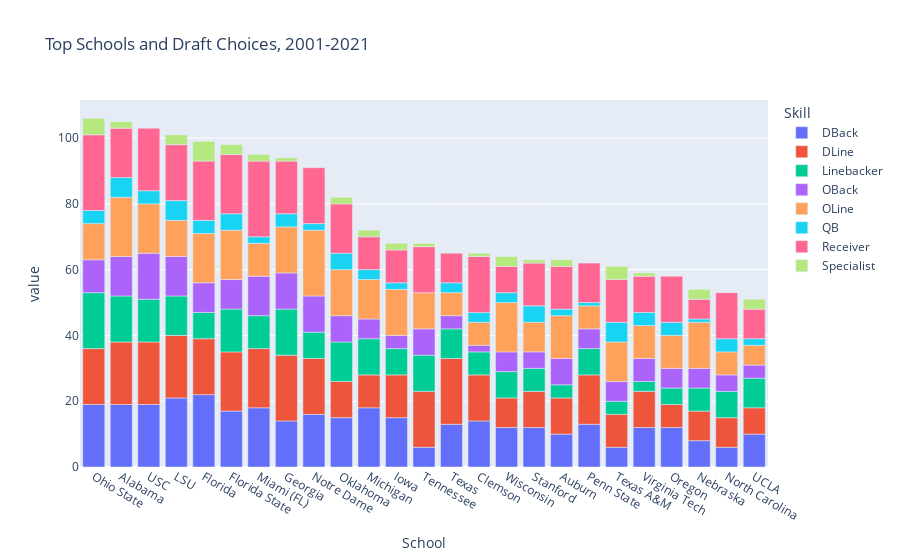

Notebook source saved alongside this figure:
### Markdown cell above
## What are the top 25 schools in terms of total draft picks and what is the breakdown of player skill types?

### Code cell
fig = px.bar(pt_filt,title='Top Schools and Draft Choices, 2001-2021')
fig.show()

### Figure 1 — Plotly figure (JSON) as saved in the notebook; plotly's stock layout.template omitted (floating-point values rounded to 4 significant figures)
{"data": [{"alignmentgroup": "True", "hovertemplate": "Skill=DBack<br>School=%{x}<br>value=%{y}<extra></extra>", "legendgroup": "DBack", "marker": {"color": "#636efa", "pattern": {"shape": ""}}, "name": "DBack", "offsetgroup": "DBack", "orientation": "v", "showlegend": true, "textposition": "auto", "type": "bar", "x": ["Ohio State", "Alabama", "USC", "LSU", "Florida", "Florida State", "Miami (FL)", "Georgia", "Notre Dame", "Oklahoma", "Michigan", "Iowa", "Tennessee", "Texas", "Clemson", "Wisconsin", "Stanford", "Auburn", "Penn State", "Texas A&M", "Virginia Tech", "Oregon", "Nebraska", "North Carolina", "UCLA"], "xaxis": "x", "y": [19, 19, 19, 21, 22, 17, 18, 14, 16, 15, 18, 15, 6, 13, 14, 12, 12, 10, 13, 6, 12, 12, 8, 6, 10], "yaxis": "y"}, {"alignmentgroup": "True", "hovertemplate": "Skill=DLine<br>School=%{x}<br>value=%{y}<extra></extra>", "legendgroup": "DLine", "marker": {"color": "#EF553B", "pattern": {"shape": ""}}, "name": "DLine", "offsetgroup": "DLine", "orientation": "v", "showlegend": true, "textposition": "auto", "type": "bar", "x": ["Ohio State", "Alabama", "USC", "LSU", "Florida", "Florida State", "Miami (FL)", "Georgia", "Notre Dame", "Oklahoma", "Michigan", "Iowa", "Tennessee", "Texas", "Clemson", "Wisconsin", "Stanford", "Auburn", "Penn State", "Texas A&M", "Virginia Tech", "Oregon", "Nebraska", "North Carolina", "UCLA"], "xaxis": "x", "y": [17, 19, 19, 19, 17, 18, 18, 20, 17, 11, 10, 13, 17, 20, 14, 9, 11, 11, 15, 10, 11, 7, 9, 9, 8], "yaxis": "y"}, {"alignmentgroup": "True", "hovertemplate": "Skill=Linebacker<br>School=%{x}<br>value=%{y}<extra></extra>", "legendgroup": "Linebacker", "marker": {"color": "#00cc96", "pattern": {"shape": ""}}, "name": "Linebacker", "offsetgroup": "Linebacker", "orientation": "v", "showlegend": true, "textposition": "auto", "type": "bar", "x": ["Ohio State", "Alabama", "USC", "LSU", "Florida", "Florida State", "Miami (FL)", "Georgia", "Notre Dame", "Oklahoma", "Michigan", "Iowa", "Tennessee", "Texas", "Clemson", "Wisconsin", "Stanford", "Auburn", "Penn State", "Texas A&M", "Virginia Tech", "Oregon", "Nebraska", "North Carolina", "UCLA"], "xaxis": "x", "y": [17, 14, 13, 12, 8, 13, 10, 14, 8, 12, 11, 8, 11, 9, 7, 8, 7, 4, 8, 4, 3, 5, 7, 8, 9], "yaxis": "y"}, {"alignmentgroup": "True", "hovertemplate": "Skill=OBack<br>School=%{x}<br>value=%{y}<extra></extra>", "legendgroup": "OBack", "marker": {"color": "#ab63fa", "pattern": {"shape": ""}}, "name": "OBack", "offsetgroup": "OBack", "orientation": "v", "showlegend": true, "textposition": "auto", "type": "bar", "x": ["Ohio State", "Alabama", "USC", "LSU", "Florida", "Florida State", "Miami (FL)", "Georgia", "Notre Dame", "Oklahoma", "Michigan", "Iowa", "Tennessee", "Texas", "Clemson", "Wisconsin", "Stanford", "Auburn", "Penn State", "Texas A&M", "Virginia Tech", "Oregon", "Nebraska", "North Carolina", "UCLA"], "xaxis": "x", "y": [10, 12, 14, 12, 9, 9, 12, 11, 11, 8, 6, 4, 8, 4, 2, 6, 5, 8, 6, 6, 7, 6, 6, 5, 4], "yaxis": "y"}, {"alignmentgroup": "True", "hovertemplate": "Skill=OLine<br>School=%{x}<br>value=%{y}<extra></extra>", "legendgroup": "OLine", "marker": {"color": "#FFA15A", "pattern": {"shape": ""}}, "name": "OLine", "offsetgroup": "OLine", "orientation": "v", "showlegend": true, "textposition": "auto", "type": "bar", "x": ["Ohio State", "Alabama", "USC", "LSU", "Florida", "Florida State", "Miami (FL)", "Georgia", "Notre Dame", "Oklahoma", "Michigan", "Iowa", "Tennessee", "Texas", "Clemson", "Wisconsin", "Stanford", "Auburn", "Penn State", "Texas A&M", "Virginia Tech", "Oregon", "Nebraska", "North Carolina", "UCLA"], "xaxis": "x", "y": [11, 18, 15, 11, 15, 15, 10, 14, 20, 14, 12, 14, 11, 7, 7, 15, 9, 13, 7, 12, 10, 10, 14, 7, 6], "yaxis": "y"}, {"alignmentgroup": "True", "hovertemplate": "Skill=QB<br>School=%{x}<br>value=%{y}<extra></extra>", "legendgroup": "QB", "marker": {"color": "#19d3f3", "pattern": {"shape": ""}}, "name": "QB", "offsetgroup": "QB", "orientation": "v", "showlegend": true, "textposition": "auto", "type": "bar", "x": ["Ohio State", "Alabama", "USC", "LSU", "Florida", "Florida State", "Miami (FL)", "Georgia", "Notre Dame", "Oklahoma", "Michigan", "Iowa", "Tennessee", "Texas", "Clemson", "Wisconsin", "Stanford", "Auburn", "Penn State", "Texas A&M", "Virginia Tech", "Oregon", "Nebraska", "North Carolina", "UCLA"], "xaxis": "x", "y": [4, 6, 4, 6, 4, 5, 2, 4, 2, 5, 3, 2, null, 3, 3, 3, 5, 2, 1, 6, 4, 4, 1, 4, 2], "yaxis": "y"}, {"alignmentgroup": "True", "hovertemplate": "Skill=Receiver<br>School=%{x}<br>value=%{y}<extra></extra>", "legendgroup": "Receiver", "marker": {"color": "#FF6692", "pattern": {"shape": ""}}, "name": "Receiver", "offsetgroup": "Receiver", "orientation": "v", "showlegend": true, "textposition": "auto", "type": "bar", "x": ["Ohio State", "Alabama", "USC", "LSU", "Florida", "Florida State", "Miami (FL)", "Georgia", "Notre Dame", "Oklahoma", "Michigan", "Iowa", "Tennessee", "Texas", "Clemson", "Wisconsin", "Stanford", "Auburn", "Penn State", "Texas A&M", "Virginia Tech", "Oregon", "Nebraska", "North Carolina", "UCLA"], "xaxis": "x", "y": [23, 15, 19, 17, 18, 18, 23, 16, 17, 15, 10, 10, 14, 9, 17, 8, 13, 13, 12, 13, 11, 14, 6, 14, 9], "yaxis": "y"}, {"alignmentgroup": "True", "hovertemplate": "Skill=Specialist<br>School=%{x}<br>value=%{y}<extra></extra>", "legendgroup": "Specialist", "marker": {"color": "#B6E880", "pattern": {"shape": ""}}, "name": "Specialist", "offsetgroup": "Specialist", "orientation": "v", "showlegend": true, "textposition": "auto", "type": "bar", "x": ["Ohio State", "Alabama", "USC", "LSU", "Florida", "Florida State", "Miami (FL)", "Georgia", "Notre Dame", "Oklahoma", "Michigan", "Iowa", "Tennessee", "Texas", "Clemson", "Wisconsin", "Stanford", "Auburn", "Penn State", "Texas A&M", "Virginia Tech", "Oregon", "Nebraska", "North Carolina", "UCLA"], "xaxis": "x", "y": [5, 2, null, 3, 6, 3, 2, 1, null, 2, 2, 2, 1, null, 1, 3, 1, 2, null, 4, 1, null, 3, null, 3], "yaxis": "y"}], "layout": {"barmode": "relative", "legend": {"title": {"text": "Skill"}, "tracegroupgap": 0}, "title": {"text": "Top Schools and Draft Choices, 2001-2021"}, "xaxis": {"anchor": "y", "domain": [0, 1], "title": {"text": "School"}}, "yaxis": {"anchor": "x", "domain": [0, 1], "title": {"text": "value"}}}}
